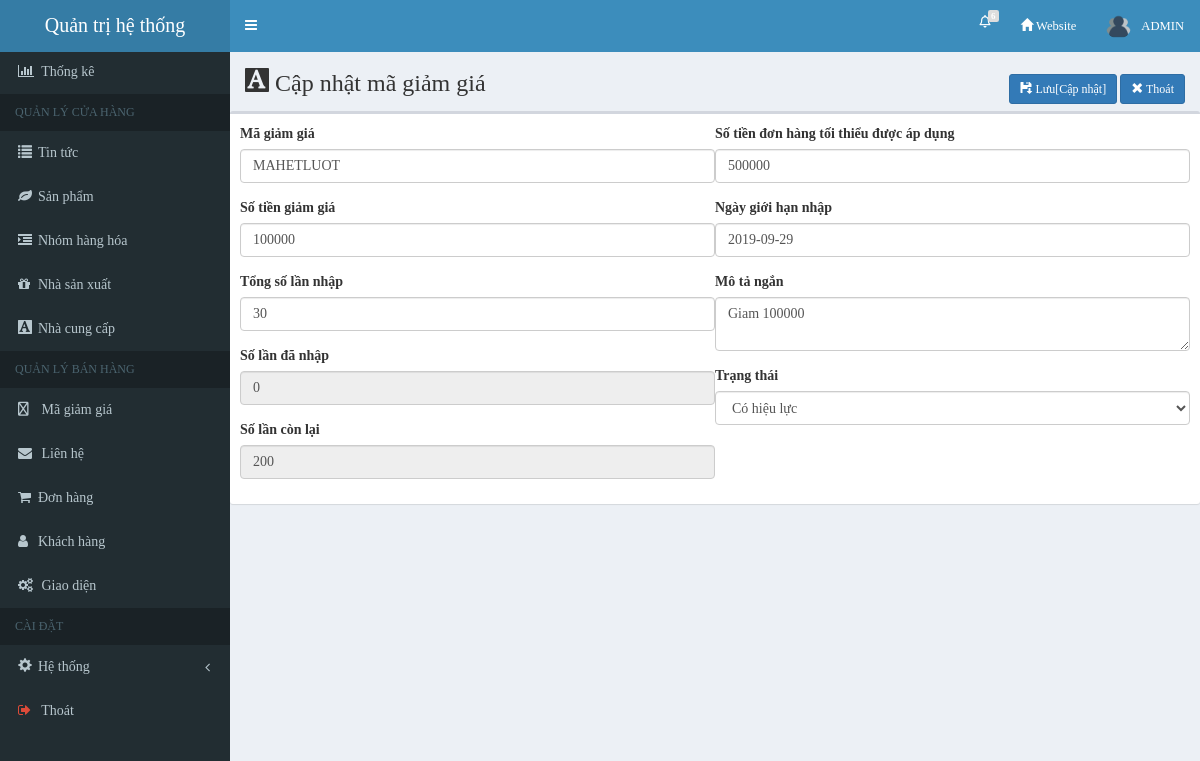
/shopbanhangcongnghe/admincp/index.php?quanly=giamgia&ac=sua&id=1 (signed in), run on the app's committed database.
### tables this page shows
CREATE TABLE `khuyenmai` (
  `id` int(11) NOT NULL COMMENT 'ID',
  `code` varchar(255) NOT NULL COMMENT 'Mã giảm giá',
  `discount` int(11) NOT NULL COMMENT 'Số tiền',
  `limit_number` int(11) NOT NULL COMMENT 'giới hạn lượt mua',
  `number_used` int(11) NOT NULL COMMENT 'Số lượng đã nhập',
  `expiration_date` date NOT NULL COMMENT 'Ngày hết hạn',
  `payment_limit` int(11) NOT NULL COMMENT 'giới hạn đơn hàng tối thiểu',
  `description` varchar(255) NOT NULL COMMENT 'Mô tả',
  `created` date NOT NULL,
  `orders` int(11) NOT NULL,
  `trash` int(1) NOT NULL,
  `status` int(1) NOT NULL
);

### shopbanhangcongnghe/admincp/modules/giamgia/sua.php (the view, shortened to what this page needs)
<?php
	$conn = mysqli_connect($tenmaychu,$tentaikhoan,$pass,$csdl);
	$sql=mysqli_query($conn,"select * from khuyenmai where id='$_GET[id]'");
	if($sql)
		$dong=mysqli_fetch_array($sql);
?>
<form action="modules/giamgia/xuly.php?id=<?php echo $dong['id'] ?>" enctype="multipart/form-data" method="post" accept-charset="utf-8">
<div class="content-wrapper" style="min-height: 891px;">
		<section class="content-header">
			<h1><i class="glyphicon glyphicon-text-background"></i> Cập nhật mã giảm giá</h1>
			<div class="breadcrumb">
				<button type="submit" class="btn btn-primary btn-sm" name="sua">
					<span class="glyphicon glyphicon-floppy-save"></span>
					Lưu[Cập nhật]
				</button>
				<a class="btn btn-primary btn-sm" href="index.php?quanly=giamgia&ac=lietke" role="button">
					<span class="glyphicon glyphicon-remove do_nos"></span> Thoát
				</a>
			</div>
		</section>
		<section class="content">
			<div class="row">
				<div class="col-md-12">
					<div class="box" id="view">
						<div class="box-body">
							<div class="col-md-6">
								<div class="form-group">
									<label>Mã giảm giá</label>
									<input type="text" class="form-control" name="code" style="width:100%" placeholder="Mã giảm giá" value="<?php echo $dong['code'] ?>">
								</div>
								<div class="form-group">
									<label>Số tiền giảm giá</label>
									<input type="number" class="form-control" name="discount" style="width:100%" placeholder="Số tiền giảm giá" value="<?php echo $dong['discount'] ?>">
								</div>
								<div class="form-group">
									<label>Tổng số lần nhập</label>
									<input type="number" class="form-control" name="limit_number" style="width:100%" placeholder="Số lần giới hạn nhập" value="<?php echo $dong['limit_number'] ?>">
								</div>
								<div class="form-group">
									<label>Số lần đã nhập</label>
									<input type="number" class="form-control" name="number_used" style="width:100%" value="0" disabled="">
								</div>
								<div class="form-group">
									<label>Số lần còn lại</label>
									<input type="text" class="form-control" style="width:100%" placeholder="Số lần giới hạn nhập" value="200" disabled="">
								</div>
							</div>
							<div class="col-md-6">
								<div class="form-group">
									<label>Số tiền đơn hàng tối thiểu được áp dụng</label>
									<input type="number" class="form-control" name="payment_limit" style="width:100%" placeholder="Số tiền đơn hàng tối thiểu được áp dụng" value="<?php echo $dong['payment_limit'] ?>">
								</div>
								<div class="form-group">
									<label>Ngày giới hạn nhập</label>
									<input type="text" class="form-control" name="expiration_date" style="width:100%" placeholder="Số lần giới hạn nhập" value="<?php echo $dong['expiration_date'] ?>">
								</div>
								<div class="form-group">
									<label>Mô tả ngắn</label>
									<textarea name="description" class="form-control" value=""><?php echo $dong['description'] ?></textarea>
								</div>
								<div class="form-group">
									<label>Trạng thái</label>
									<select name="status" class="form-control">
										<?php
											if($dong['status']==1){
										?>
										<option value="1" selected="">Có hiệu lực</option>
										<?php
											}else{
										?>
										<option value="1" selected="">Có hiệu lực</option>
										<option value="0">Hết hiệu lục</option>
										<?php
											}
										?>
									</select>
								</div>
							</div>
						</div>
					</div>
				</div>
			</div>
		</section>
</div></form>

### shopbanhangcongnghe/admincp/css/style.css (style rules this page uses)
@media (min-width: 768px) { .container-fluid,.col-lg-1, .col-lg-10, .col-lg-11, .col-lg-12, .col-lg-2, .col-lg-3, .col-lg-4, .col-lg-5, .col-lg-6, .col-lg-7, .col-lg-8, .col-lg-9, .col-md-1, .col-md-10, .col-md-11, .col-md-12, .col-md-2, .col-md-3, .col-md-4, .col-md-5, .col-md-6, .col-md-7, .col-md-8, .col-md-9, .col-sm-1, .col-sm-10, .col-sm-11, .col-sm-12, .col-sm-2, .col-sm-3, .col-sm-4, .col-sm-5, .col-sm-6, .col-sm-7, .col-sm-8, .col-sm-9, .col-xs-1, .col-xs-10, .col-xs-11, .col-xs-12, .col-xs-2, .col-xs-3, .col-xs-4, .col-xs-5, .col-xs-6, .col-xs-7, .col-xs-8, .col-xs-9 { position: relative; min-height: 1px; padding-right: 0px !important; padding-left: 0px !important; } }
* { font-family: Roboto, sans-serif; margin: 0; padding: 0; }
a { color: #000; text-decoration: none; }
* { font-family:tahoma; }
select { border-radius: 0; }
input, button, select, textarea { font-family: inherit; font-size: inherit; line-height: inherit; }
input { line-height: normal; }
button, input, optgroup, select, textarea { margin: 0; font: inherit; color: inherit; }

### shopbanhangcongnghe/admincp/index.php (style rules this page uses)
.content-header h1, th, label { color: #333; }
label { font-weight: 600 !important; }

### data on the page
khuyenmai: code "MAHETLUOT", discount "100000", limit_number "30", payment_limit "500000", expiration_date "2019-09-29", description "Giam 100000", status "Có hiệu lực"

### other printed values
$count1+$count2 "6"
